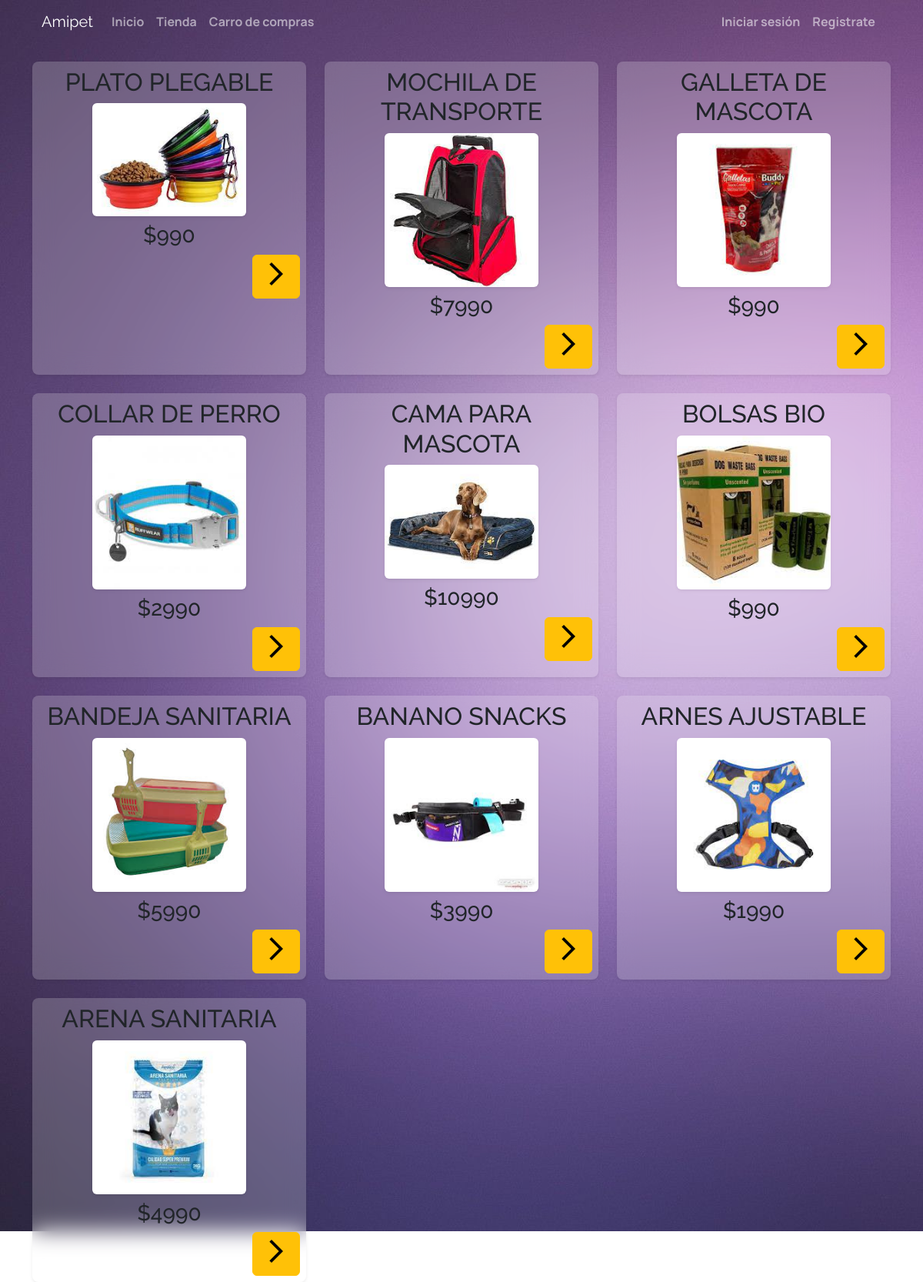
The app's page /tienda/ with its own data.
### app/models.py (models this page shows, shortened)
class Producto(models.Model):
    idProducto = models.CharField(max_length=5, primary_key=True)
    nombreProducto = models.CharField(max_length=30, blank=True, null=True)
    stock   = models.IntegerField(blank=True, null=True)
    precio   = models.IntegerField(blank=True, null=True)
    foto = models.ImageField(upload_to=cargarFotoProducto, null=True)
    activo = models.IntegerField(blank=True, null=True)

### app/views.py (the view)
# urls.py: path('tienda/',views.tienda,name='tienda'),
def tienda(request):
    print("Estoy en tienda")
    productos = Producto.objects.all()
    context={"productos":productos}
    return render(request,'app/tienda.html',context)

### carro/context_processor.py (called while the page is built)
def importe_total_carro(request):
    carro = Carro(request)
    total = 0
    total_prod = 0
    print(request.session)
    if request.user.is_authenticated:
        for key, value in request.session["carro"].items():
            total = total+(int(value["precio"]))
            total_prod = total_prod+(int(value["cantidad"]))
    return {"importe_total_carro": total,"cantidad_prod":total_prod}

### app/templates/app/tienda.html (shortened to what this page needs)
{% extends 'app/base.html' %}
{%load static%}
{%block content%}
<div class="container mt-4">
  <div class="row row-cols-1 row-cols-md-3 g-4">
    {% for producto in productos%}
    <div class="col">
      <div class="h-100 p-2 card-body rounded-3 shadow-sm">
        <div class="text-center">
          <h2 style="text-transform: uppercase;">{{producto.nombreProducto}}</h2>
        </div>
        <div class="text-center">
          <img src="{{producto.foto.url}}" class="rounded shadow-sm" alt="..." style="width: 200px;">
        </div>
        <div class="text-center mt-2 mb-2">
          <h3>${{producto.precio}}</h3>
        </div>
        <div class="d-grid gap-2 d-md-flex justify-content-md-end">
          <a href="{% url 'producto_det'  pk=producto.idProducto %}" class="btn btn-warning"><span
              class="material-icons md-36">&#xe5e1;</span></a>
        </div>
      </div>
    </div>
    {%endfor%}
  </div>
</div>
</div>
{% endblock%}

### app/templates/app/base.html (shortened to what this page needs)
<!doctype html>
<html lang="en">
<head>
  <link href="https://cdn.jsdelivr.net/npm/bootstrap@5.2.0-beta1/dist/css/bootstrap.min.css" rel="stylesheet"
>
  {%load static%}
  <link rel="stylesheet" href="{% static 'app/css/estilo.css' %}">
</head>
<body class="fondo body">
  <div class="container">
    <nav class="navbar navbar-expand-lg navbar-dark ">
      <div class="container-fluid">
        <a class="navbar-brand" href="#">Amipet</a>
        <div class="collapse navbar-collapse" id="navbarNavDropdown">
          <ul class="navbar-nav">
            <li class="nav-item">
              <a class="nav-link " aria-current="page" href="{% url 'index'%}">Inicio</a>
            </li>
            <li class="nav-item">
              <a class="nav-link" href="{% url 'tienda'%}">Tienda</a>
            </li>
            <li class="nav-item">
              <a class="nav-link" href="{% url 'carro'%}">Carro de compras</a>
            </li>
          </ul>
          {%if user.is_authenticated%}
          <ul class="navbar-nav ms-auto">
            <li class="nav-item dropdown ms-auto">
              <a class="nav-link dropdown-toggle" href="#" id="navbarDropdownMenuLink" role="button"
                data-bs-toggle="dropdown" aria-expanded="false">
                @{{user.username}}
              </a>
              <ul class="dropdown-menu" aria-labelledby="navbarDropdownMenuLink">
                <li><a class="dropdown-item" href="{% url 'mi_venta' %}">Compras</a></li>
                <li><a class="dropdown-item" href="{% url 'logout' %}">Cerrar sesión</a></li>
              </ul>
            </li>
          </ul>
          {%else%}
          <ul class="navbar-nav ms-auto">
            <li class="nav-item">
              <a class="nav-link" href="{%url 'login'%}">Iniciar sesión</a>
            </li>
            <li class="nav-item">
              <a class="nav-link" href="{%url 'registro'%}">Registrate</a>
            </li>
          </ul>
          {%endif%}
        </div>
      </div>
    </nav>
  </div>
</body>
</html>
<div>
  {%block content%}
  {%endblock%}
</body>
</html>

### app/static/app/css/estilo.css (style rules this page uses)
.body { font-family: 'Raleway', sans-serif; }
.nav-link { font-weight: bold; font-family: 'Manrope', sans-serif; }
.fondo { background-image: url(''); background-repeat: no-repeat; background-attachment: fixed; }
.material-icons { font-family: 'Material Icons'; font-weight: normal; font-style: normal; font-size: 24px; display: inline-block; line-height: 1; text-transform: none; letter-spacing: normal; word-wrap: normal; white-space: nowrap; direction: ltr; align-items: center; -webkit-font-smoothing: antialiased; text-rendering: optimizeLegibility; -moz-osx-font-smoothing: grayscale; font-feature-settings: 'liga'; }
.md-36 { font-size: 36px; }

### app/templates/app/tienda.html (style rules this page uses)
.card-body { backdrop-filter: blur(14px); background-color: rgba(255, 255, 255, 0.2); }

### records on screen
Producto: nombreProducto "PLATO PLEGABLE", foto (picture), precio "990"
Producto: nombreProducto "MOCHILA DE TRANSPORTE", foto (picture), precio "7990"
Producto: nombreProducto "GALLETA DE MASCOTA", foto (picture), precio "990"
Producto: nombreProducto "COLLAR DE PERRO", foto (picture), precio "2990"
Producto: nombreProducto "CAMA PARA MASCOTA", foto (picture), precio "10990"
Producto: nombreProducto "BOLSAS BIO", foto (picture), precio "990"
Producto: nombreProducto "BANDEJA SANITARIA", foto (picture), precio "5990"
Producto: nombreProducto "BANANO SNACKS", foto (picture), precio "3990"
Producto: nombreProducto "ARNES AJUSTABLE", foto (picture), precio "1990"
Producto: nombreProducto "ARENA SANITARIA", foto (picture), precio "4990"
